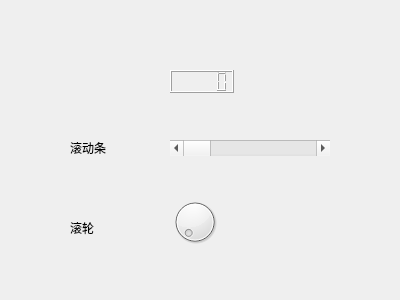
<?xml version="1.0" encoding="UTF-8"?>
<ui version="4.0">
 <class>MainWindow</class>
 <widget class="QMainWindow" name="MainWindow">
  <property name="geometry">
   <rect>
    <x>0</x>
    <y>0</y>
    <width>400</width>
    <height>300</height>
   </rect>
  </property>
  <property name="sizePolicy">
   <sizepolicy hsizetype="Fixed" vsizetype="Fixed">
    <horstretch>0</horstretch>
    <verstretch>0</verstretch>
   </sizepolicy>
  </property>
  <property name="windowTitle">
   <string>MainWindow</string>
  </property>
  <widget class="QWidget" name="centralWidget">
   <widget class="QScrollBar" name="horizontalScrollBar">
    <property name="geometry">
     <rect>
      <x>170</x>
      <y>140</y>
      <width>160</width>
      <height>16</height>
     </rect>
    </property>
    <property name="orientation">
     <enum>Qt::Horizontal</enum>
    </property>
   </widget>
   <widget class="QLCDNumber" name="lcdNumber">
    <property name="geometry">
     <rect>
      <x>170</x>
      <y>70</y>
      <width>64</width>
      <height>23</height>
     </rect>
    </property>
   </widget>
   <widget class="QDial" name="dial">
    <property name="geometry">
     <rect>
      <x>170</x>
      <y>190</y>
      <width>50</width>
      <height>64</height>
     </rect>
    </property>
   </widget>
   <widget class="QLabel" name="label">
    <property name="geometry">
     <rect>
      <x>70</x>
      <y>220</y>
      <width>60</width>
      <height>16</height>
     </rect>
    </property>
    <property name="text">
     <string>滚轮</string>
    </property>
   </widget>
   <widget class="QLabel" name="label_2">
    <property name="geometry">
     <rect>
      <x>70</x>
      <y>140</y>
      <width>60</width>
      <height>16</height>
     </rect>
    </property>
    <property name="text">
     <string>滚动条</string>
    </property>
   </widget>
  </widget>
 </widget>
 <resources/>
 <connections/>
</ui>
